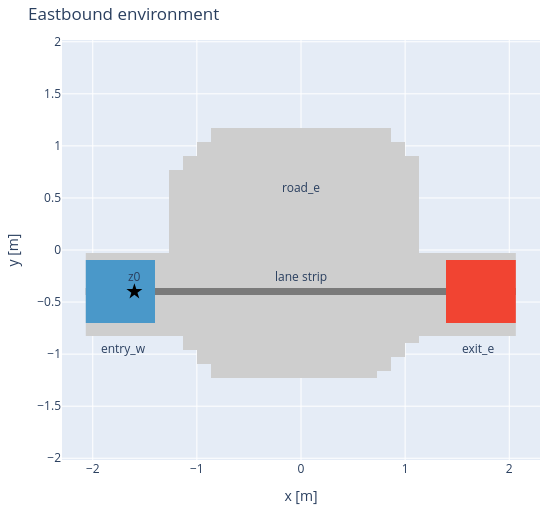

Notebook code cell kept with this figure:
### Code cell
# The interpreted regions, projected over (t, h, v) onto the workspace.
figure = impl.plot((ROAD_E(impl), dict(colorscale='Greys', value=.3, name='road_e')),
                   (STRIP(impl), dict(colorscale='Greys', value=.6, name='lane strip')),
                   (ENTRY_W(impl), dict(colorscale='Blues', value=.6, name='entry_w')),
                   (EXIT_E(impl), dict(colorscale='Reds', value=.6, name='exit_e')),
                   method='bitmap', axes=('x', 'y'))
figure.add_scatter(x=[ENTRY[0]], y=[ENTRY[1]], mode='markers', name='z0',
                   marker=dict(symbol='star', size=12, color='black'))
for text, (px, py) in (('road_e', (0, .6)), ('entry_w', (-1.7, -.95)), ('exit_e', (1.7, -.95)),
                       ('lane strip', (0, -.25)), ('z0', (-1.6, -.25))):
    figure.add_annotation(x=px, y=py, text=text, showarrow=False)
figure.update_layout(title='Eastbound environment', width=560, height=520, showlegend=False,
                     yaxis_scaleanchor='x')
display_timeline(figure)

### Figure 1 — Plotly figure (JSON) as saved in the notebook; plotly's stock layout.template omitted (floating-point values rounded to 4 significant figures; data arrays with more than 128 entries replaced by an {"elided": "..."} marker saying what was removed)
{"data": [{"colorscale": [[0.0, "rgb(255,255,255)"], [0.125, "rgb(240,240,240)"], [0.25, "rgb(217,217,217)"], [0.375, "rgb(189,189,189)"], [0.5, "rgb(150,150,150)"], [0.625, "rgb(115,115,115)"], [0.75, "rgb(82,82,82)"], [0.875, "rgb(37,37,37)"], [1.0, "rgb(0,0,0)"]], "name": "road_e", "showscale": false, "type": "heatmap", "x": {"elided": "1891 float values"}, "y": {"elided": "1891 float values"}, "z": {"elided": "1891 float values"}, "zmax": 1, "zmin": 0}, {"colorscale": [[0.0, "rgb(255,255,255)"], [0.125, "rgb(240,240,240)"], [0.25, "rgb(217,217,217)"], [0.375, "rgb(189,189,189)"], [0.5, "rgb(150,150,150)"], [0.625, "rgb(115,115,115)"], [0.75, "rgb(82,82,82)"], [0.875, "rgb(37,37,37)"], [1.0, "rgb(0,0,0)"]], "name": "lane strip", "showscale": false, "type": "heatmap", "x": {"elided": "1891 float values"}, "y": {"elided": "1891 float values"}, "z": {"elided": "1891 float values"}, "zmax": 1, "zmin": 0}, {"colorscale": [[0.0, "rgb(247,251,255)"], [0.125, "rgb(222,235,247)"], [0.25, "rgb(198,219,239)"], [0.375, "rgb(158,202,225)"], [0.5, "rgb(107,174,214)"], [0.625, "rgb(66,146,198)"], [0.75, "rgb(33,113,181)"], [0.875, "rgb(8,81,156)"], [1.0, "rgb(8,48,107)"]], "name": "entry_w", "showscale": false, "type": "heatmap", "x": {"elided": "1891 float values"}, "y": {"elided": "1891 float values"}, "z": {"elided": "1891 float values"}, "zmax": 1, "zmin": 0}, {"colorscale": [[0.0, "rgb(255,245,240)"], [0.125, "rgb(254,224,210)"], [0.25, "rgb(252,187,161)"], [0.375, "rgb(252,146,114)"], [0.5, "rgb(251,106,74)"], [0.625, "rgb(239,59,44)"], [0.75, "rgb(203,24,29)"], [0.875, "rgb(165,15,21)"], [1.0, "rgb(103,0,13)"]], "name": "exit_e", "showscale": false, "type": "heatmap", "x": {"elided": "1891 float values"}, "y": {"elided": "1891 float values"}, "z": {"elided": "1891 float values"}, "zmax": 1, "zmin": 0}, {"marker": {"color": "black", "size": 12, "symbol": "star"}, "mode": "markers", "name": "z0", "type": "scatter", "x": [-1.6], "y": [-0.4]}], "layout": {"annotations": [{"showarrow": false, "text": "road_e", "x": 0, "y": 0.6}, {"showarrow": false, "text": "entry_w", "x": -1.7, "y": -0.95}, {"showarrow": false, "text": "exit_e", "x": 1.7, "y": -0.95}, {"showarrow": false, "text": "lane strip", "x": 0, "y": -0.25}, {"showarrow": false, "text": "z0", "x": -1.6, "y": -0.25}], "height": 520, "showlegend": false, "title": {"text": "Eastbound environment"}, "width": 560, "xaxis": {"range": [-2.0, 2.0], "showline": false, "showticklabels": true, "title": {"text": "x [m]"}, "zeroline": false}, "yaxis": {"range": [-2.0, 2.0], "scaleanchor": "x", "showline": false, "showticklabels": true, "title": {"text": "y [m]"}, "zeroline": false}}}
